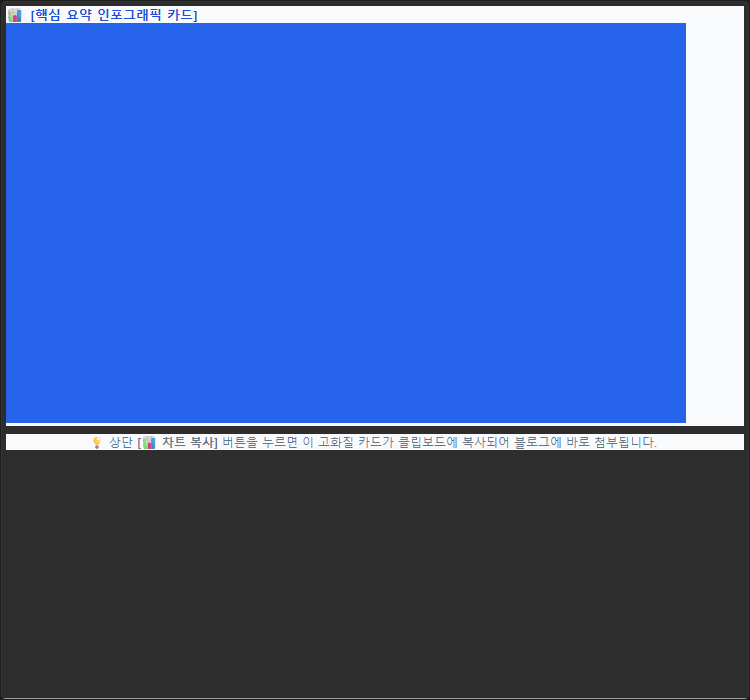

Reproduce this figure in Python.
from PyQt6.QtWidgets import QApplication, QTextBrowser
from PyQt6.QtGui import QImage, QColor, QTextDocument
from PyQt6.QtCore import QUrl
import sys

app = QApplication(sys.argv)
tb = QTextBrowser()
tb.resize(750, 700)

# Create image at native width 680, height 400
w, h = 680, 400
img = QImage(w, h, QImage.Format.Format_ARGB32)
img.fill(QColor(37, 99, 235))
tb.document().addResource(QTextDocument.ResourceType.ImageResource.value, QUrl("chart_preview.png"), img)

html = f"""
<div style="background: #F8FAFC; border: 1.5px solid #BFDBFE; border-radius: 12px; padding: 12px; text-align: center;">
  <div style="font-size: 13px; font-weight: bold; color: #1D4ED8; margin-bottom: 8px; text-align: left;">
    📊 <strong>[핵심 요약 인포그래픽 카드]</strong>
  </div>
  <img src="chart_preview.png" width="{w}" height="{h}" style="border-radius: 8px; display: block; margin: 0 auto;">
  <div style="font-size: 12px; color: #64748B; margin-top: 8px;">
    💡 상단 <strong>[📊 차트 복사]</strong> 버튼을 누르면 이 고화질 카드가 클립보드에 복사되어 블로그에 바로 첨부됩니다.
  </div>
</div>
"""
tb.setHtml(html)
tb.show()
tb.grab().save("scratch/test_exact_size.png")
print("Saved scratch/test_exact_size.png")
